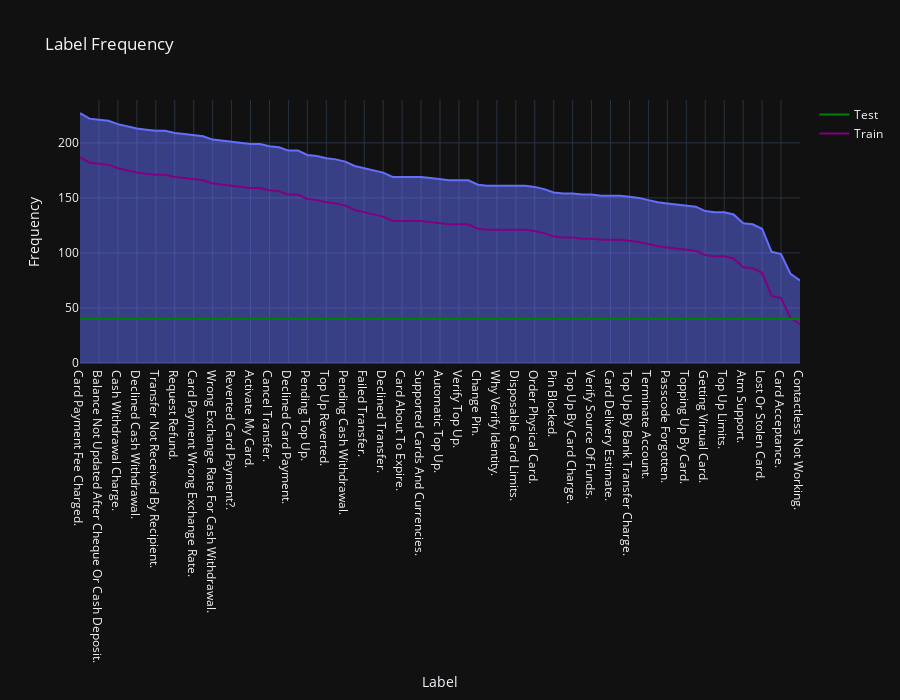

Source (notebook cell):
### Markdown cell above
### Inspection

Below, we inspect our dataset to look for imbalances in labels, and to see if we need to sample our data differently.

### Code cell
import plotly.express as px

# Gets the frequency of each label
label_freq = banking_df[ "label_name" ].value_counts()

#Plot it as an area chart
fig = px.area( 
    x = label_freq.index, 
    y = label_freq.values, 
    title = "Label Frequency", 
    template="plotly_dark",
)

fig.update_layout( height = 700 )
fig.update_xaxes( title_text = "Label" )
fig.update_yaxes( title_text = "Frequency" )

#Update indv. train/test split with proper labels
updated_train = banking_dataset["train"][ : ]
updated_test  = banking_dataset["test"][ : ]

#Add label name associated with each label
updated_train["label_name"] = updated_train["label"].apply( add_labelname )
updated_test["label_name"]  = updated_test["label"].apply( add_labelname )

#Clean labels
updated_train["label_name"] = updated_train["label_name"].apply( correct_label )
updated_test["label_name"]  = updated_test["label_name"].apply( correct_label )

#Plot it as an area chart overlapping the area chart
fig.add_scatter(
    x = updated_train["label_name"].value_counts().index,
    y = updated_train["label_name"].value_counts().values,
    name = "Train",
    mode = "lines",
    line = dict( color = "purple" )
)

fig.add_scatter(
    x = updated_test["label_name"].value_counts().index,
    y = updated_test["label_name"].value_counts().values,
    name = "Test",
    mode = "lines",
    line = dict( color = "green" )
)

#Show chart
fig.show()

### Figure 1 — Plotly figure (JSON) as saved in the notebook; plotly's stock layout.template omitted (floating-point values rounded to 4 significant figures)
{"data": [{"fillpattern": {"shape": ""}, "hovertemplate": "x=%{x}<br>y=%{y}<extra></extra>", "legendgroup": "", "line": {"color": "#636efa"}, "marker": {"symbol": "circle"}, "mode": "lines", "name": "", "orientation": "v", "showlegend": false, "stackgroup": "1", "type": "scatter", "x": ["Card Payment Fee Charged.", "Direct Debit Payment Not Recognised.", "Balance Not Updated After Cheque Or Cash Deposit.", "Wrong Amount Of Cash Received.", "Cash Withdrawal Charge.", "Transaction Charged Twice.", "Declined Cash Withdrawal.", "Transfer Fee Charged.", "Transfer Not Received By Recipient.", "Balance Not Updated After Bank Transfer.", "Request Refund.", "Card Payment Not Recognised.", "Card Payment Wrong Exchange Rate.", "Extra Charge On Statement.", "Wrong Exchange Rate For Cash Withdrawal.", "Refund Not Showing Up.", "Reverted Card Payment?.", "Cash Withdrawal Not Recognised.", "Activate My Card.", "Pending Card Payment.", "Cancel Transfer.", "Beneficiary Not Allowed.", "Declined Card Payment.", "Card Arrival.", "Pending Top Up.", "Pending Transfer.", "Top Up Reverted.", "Top Up Failed.", "Pending Cash Withdrawal.", "Card Linking.", "Failed Transfer.", "Visa Or Mastercard.", "Declined Transfer.", "Getting Spare Card.", "Card About To Expire.", "Country Support.", "Supported Cards And Currencies.", "Transfer Timing.", "Automatic Top Up.", "Fiat Currency Support.", "Verify Top Up.", "Apple Pay Or Google Pay.", "Change Pin.", "Lost Or Stolen Phone.", "Why Verify Identity.", "Edit Personal Details.", "Disposable Card Limits.", "Exchange Charge.", "Order Physical Card.", "Exchange Via App.", "Pin Blocked.", "Top Up By Cash Or Cheque.", "Top Up By Card Charge.", "Transfer Into Account.", "Verify Source Of Funds.", "Exchange Rate.", "Card Delivery Estimate.", "Card Not Working.", "Top Up By Bank Transfer Charge.", "Age Limit.", "Terminate Account.", "Get Physical Card.", "Passcode Forgotten.", "Verify My Identity.", "Topping Up By Card.", "Unable To Verify Identity.", "Getting Virtual Card.", "Get Disposable Virtual Card.", "Top Up Limits.", "Receiving Money.", "Atm Support.", "Compromised Card.", "Lost Or Stolen Card.", "Card Swallowed.", "Card Acceptance.", "Virtual Card Not Working.", "Contactless Not Working."], "xaxis": "x", "y": [227, 222, 221, 220, 217, 215, 213, 212, 211, 211, 209, 208, 207, 206, 203, 202, 201, 200, 199, 199, 197, 196, 193, 193, 189, 188, 186, 185, 183, 179, 177, 175, 173, 169, 169, 169, 169, 168, 167, 166, 166, 166, 162, 161, 161, 161, 161, 161, 160, 158, 155, 154, 154, 153, 153, 152, 152, 152, 151, 150, 148, 146, 145, 144, 143, 142, 138, 137, 137, 135, 127, 126, 122, 101, 99, 81, 75], "yaxis": "y"}, {"line": {"color": "purple"}, "mode": "lines", "name": "Train", "type": "scatter", "x": ["Card Payment Fee Charged.", "Direct Debit Payment Not Recognised.", "Balance Not Updated After Cheque Or Cash Deposit.", "Wrong Amount Of Cash Received.", "Cash Withdrawal Charge.", "Transaction Charged Twice.", "Declined Cash Withdrawal.", "Transfer Fee Charged.", "Transfer Not Received By Recipient.", "Balance Not Updated After Bank Transfer.", "Request Refund.", "Card Payment Not Recognised.", "Card Payment Wrong Exchange Rate.", "Extra Charge On Statement.", "Wrong Exchange Rate For Cash Withdrawal.", "Refund Not Showing Up.", "Reverted Card Payment?.", "Cash Withdrawal Not Recognised.", "Activate My Card.", "Pending Card Payment.", "Cancel Transfer.", "Beneficiary Not Allowed.", "Declined Card Payment.", "Card Arrival.", "Pending Top Up.", "Pending Transfer.", "Top Up Reverted.", "Top Up Failed.", "Pending Cash Withdrawal.", "Card Linking.", "Failed Transfer.", "Visa Or Mastercard.", "Declined Transfer.", "Getting Spare Card.", "Card About To Expire.", "Country Support.", "Supported Cards And Currencies.", "Transfer Timing.", "Automatic Top Up.", "Fiat Currency Support.", "Verify Top Up.", "Apple Pay Or Google Pay.", "Change Pin.", "Lost Or Stolen Phone.", "Why Verify Identity.", "Edit Personal Details.", "Disposable Card Limits.", "Exchange Charge.", "Order Physical Card.", "Exchange Via App.", "Pin Blocked.", "Top Up By Cash Or Cheque.", "Top Up By Card Charge.", "Transfer Into Account.", "Verify Source Of Funds.", "Exchange Rate.", "Card Delivery Estimate.", "Card Not Working.", "Top Up By Bank Transfer Charge.", "Age Limit.", "Terminate Account.", "Get Physical Card.", "Passcode Forgotten.", "Verify My Identity.", "Topping Up By Card.", "Unable To Verify Identity.", "Getting Virtual Card.", "Get Disposable Virtual Card.", "Top Up Limits.", "Receiving Money.", "Atm Support.", "Compromised Card.", "Lost Or Stolen Card.", "Card Swallowed.", "Card Acceptance.", "Virtual Card Not Working.", "Contactless Not Working."], "y": [187, 182, 181, 180, 177, 175, 173, 172, 171, 171, 169, 168, 167, 166, 163, 162, 161, 160, 159, 159, 157, 156, 153, 153, 149, 148, 146, 145, 143, 139, 137, 135, 133, 129, 129, 129, 129, 128, 127, 126, 126, 126, 122, 121, 121, 121, 121, 121, 120, 118, 115, 114, 114, 113, 113, 112, 112, 112, 111, 110, 108, 106, 105, 104, 103, 102, 98, 97, 97, 95, 87, 86, 82, 61, 59, 41, 35]}, {"line": {"color": "green"}, "mode": "lines", "name": "Test", "type": "scatter", "x": ["Card Arrival.", "Transaction Charged Twice.", "Receiving Money.", "Transfer Fee Charged.", "Beneficiary Not Allowed.", "Change Pin.", "Reverted Card Payment?.", "Transfer Timing.", "Verify Source Of Funds.", "Card Swallowed.", "Declined Cash Withdrawal.", "Terminate Account.", "Pending Transfer.", "Declined Card Payment.", "Refund Not Showing Up.", "Declined Transfer.", "Request Refund.", "Lost Or Stolen Phone.", "Failed Transfer.", "Transfer Into Account.", "Verify Top Up.", "Getting Spare Card.", "Verify My Identity.", "Apple Pay Or Google Pay.", "Card About To Expire.", "Cash Withdrawal Charge.", "Activate My Card.", "Top Up By Card Charge.", "Exchange Charge.", "Cash Withdrawal Not Recognised.", "Balance Not Updated After Bank Transfer.", "Top Up Failed.", "Get Disposable Virtual Card.", "Wrong Exchange Rate For Cash Withdrawal.", "Virtual Card Not Working.", "Order Physical Card.", "Top Up By Cash Or Cheque.", "Pending Card Payment.", "Passcode Forgotten.", "Card Linking.", "Exchange Via App.", "Cancel Transfer.", "Pending Top Up.", "Top Up By Bank Transfer Charge.", "Contactless Not Working.", "Pin Blocked.", "Age Limit.", "Lost Or Stolen Card.", "Card Not Working.", "Direct Debit Payment Not Recognised.", "Automatic Top Up.", "Card Delivery Estimate.", "Fiat Currency Support.", "Pending Cash Withdrawal.", "Extra Charge On Statement.", "Card Payment Wrong Exchange Rate.", "Exchange Rate.", "Top Up Limits.", "Wrong Amount Of Cash Received.", "Card Payment Fee Charged.", "Transfer Not Received By Recipient.", "Atm Support.", "Compromised Card.", "Disposable Card Limits.", "Topping Up By Card.", "Visa Or Mastercard.", "Get Physical Card.", "Unable To Verify Identity.", "Why Verify Identity.", "Edit Personal Details.", "Card Payment Not Recognised.", "Balance Not Updated After Cheque Or Cash Deposit.", "Top Up Reverted.", "Card Acceptance.", "Getting Virtual Card.", "Supported Cards And Currencies.", "Country Support."], "y": [40, 40, 40, 40, 40, 40, 40, 40, 40, 40, 40, 40, 40, 40, 40, 40, 40, 40, 40, 40, 40, 40, 40, 40, 40, 40, 40, 40, 40, 40, 40, 40, 40, 40, 40, 40, 40, 40, 40, 40, 40, 40, 40, 40, 40, 40, 40, 40, 40, 40, 40, 40, 40, 40, 40, 40, 40, 40, 40, 40, 40, 40, 40, 40, 40, 40, 40, 40, 40, 40, 40, 40, 40, 40, 40, 40, 40]}], "layout": {"height": 700, "legend": {"tracegroupgap": 0}, "title": {"text": "Label Frequency"}, "xaxis": {"anchor": "y", "domain": [0, 1], "title": {"text": "Label"}}, "yaxis": {"anchor": "x", "domain": [0, 1], "title": {"text": "Frequency"}}}}
